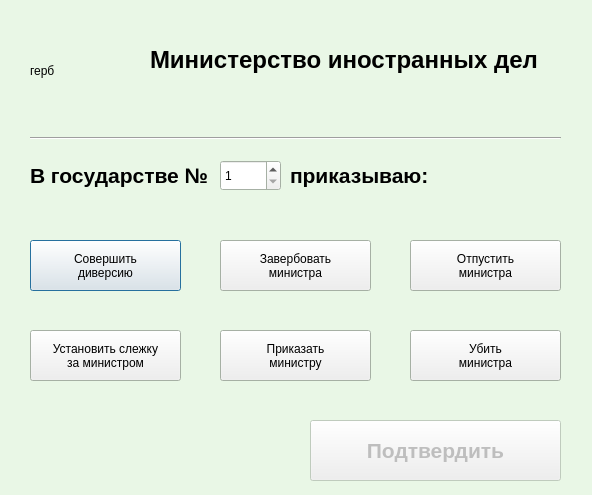
<?xml version="1.0" encoding="UTF-8"?>
<ui version="4.0">
 <class>MID</class>
 <widget class="QDialog" name="MID">
  <property name="geometry">
   <rect>
    <x>0</x>
    <y>0</y>
    <width>592</width>
    <height>495</height>
   </rect>
  </property>
  <property name="palette">
   <palette>
    <active>
     <colorrole role="Base">
      <brush brushstyle="SolidPattern">
       <color alpha="255">
        <red>255</red>
        <green>255</green>
        <blue>255</blue>
       </color>
      </brush>
     </colorrole>
     <colorrole role="Window">
      <brush brushstyle="SolidPattern">
       <color alpha="255">
        <red>233</red>
        <green>247</green>
        <blue>230</blue>
       </color>
      </brush>
     </colorrole>
    </active>
    <inactive>
     <colorrole role="Base">
      <brush brushstyle="SolidPattern">
       <color alpha="255">
        <red>255</red>
        <green>255</green>
        <blue>255</blue>
       </color>
      </brush>
     </colorrole>
     <colorrole role="Window">
      <brush brushstyle="SolidPattern">
       <color alpha="255">
        <red>233</red>
        <green>247</green>
        <blue>230</blue>
       </color>
      </brush>
     </colorrole>
    </inactive>
    <disabled>
     <colorrole role="Base">
      <brush brushstyle="SolidPattern">
       <color alpha="255">
        <red>233</red>
        <green>247</green>
        <blue>230</blue>
       </color>
      </brush>
     </colorrole>
     <colorrole role="Window">
      <brush brushstyle="SolidPattern">
       <color alpha="255">
        <red>233</red>
        <green>247</green>
        <blue>230</blue>
       </color>
      </brush>
     </colorrole>
    </disabled>
   </palette>
  </property>
  <property name="windowTitle">
   <string>Министерство иностранных дел</string>
  </property>
  <widget class="QLabel" name="gerb">
   <property name="geometry">
    <rect>
     <x>30</x>
     <y>10</y>
     <width>131</width>
     <height>121</height>
    </rect>
   </property>
   <property name="frameShape">
    <enum>QFrame::NoFrame</enum>
   </property>
   <property name="text">
    <string>герб</string>
   </property>
  </widget>
  <widget class="QLabel" name="label_2">
   <property name="geometry">
    <rect>
     <x>30</x>
     <y>160</y>
     <width>201</width>
     <height>31</height>
    </rect>
   </property>
   <property name="font">
    <font>
     <pointsize>16</pointsize>
     <weight>75</weight>
     <bold>true</bold>
    </font>
   </property>
   <property name="text">
    <string>В государстве №</string>
   </property>
  </widget>
  <widget class="QSpinBox" name="numOfCountrySpinBox">
   <property name="geometry">
    <rect>
     <x>220</x>
     <y>160</y>
     <width>61</width>
     <height>31</height>
    </rect>
   </property>
   <property name="minimum">
    <number>1</number>
   </property>
  </widget>
  <widget class="QLabel" name="label_3">
   <property name="geometry">
    <rect>
     <x>290</x>
     <y>160</y>
     <width>201</width>
     <height>31</height>
    </rect>
   </property>
   <property name="font">
    <font>
     <pointsize>16</pointsize>
     <weight>75</weight>
     <bold>true</bold>
    </font>
   </property>
   <property name="text">
    <string>приказываю:</string>
   </property>
  </widget>
  <widget class="QPushButton" name="diversionButton">
   <property name="geometry">
    <rect>
     <x>30</x>
     <y>240</y>
     <width>151</width>
     <height>51</height>
    </rect>
   </property>
   <property name="text">
    <string>Совершить 
диверсию</string>
   </property>
  </widget>
  <widget class="QPushButton" name="hookButton">
   <property name="geometry">
    <rect>
     <x>220</x>
     <y>240</y>
     <width>151</width>
     <height>51</height>
    </rect>
   </property>
   <property name="text">
    <string>Завербовать
министра</string>
   </property>
  </widget>
  <widget class="QPushButton" name="freeButton">
   <property name="geometry">
    <rect>
     <x>410</x>
     <y>240</y>
     <width>151</width>
     <height>51</height>
    </rect>
   </property>
   <property name="text">
    <string>Отпустить
министра</string>
   </property>
  </widget>
  <widget class="QPushButton" name="orderButton">
   <property name="geometry">
    <rect>
     <x>220</x>
     <y>330</y>
     <width>151</width>
     <height>51</height>
    </rect>
   </property>
   <property name="text">
    <string>Приказать 
министру</string>
   </property>
  </widget>
  <widget class="QPushButton" name="killButton">
   <property name="geometry">
    <rect>
     <x>410</x>
     <y>330</y>
     <width>151</width>
     <height>51</height>
    </rect>
   </property>
   <property name="text">
    <string>Убить
министра</string>
   </property>
  </widget>
  <widget class="QPushButton" name="spyButton">
   <property name="geometry">
    <rect>
     <x>30</x>
     <y>330</y>
     <width>151</width>
     <height>51</height>
    </rect>
   </property>
   <property name="text">
    <string>Установить слежку
за министром</string>
   </property>
  </widget>
  <widget class="QPushButton" name="approveButton">
   <property name="enabled">
    <bool>false</bool>
   </property>
   <property name="geometry">
    <rect>
     <x>310</x>
     <y>420</y>
     <width>251</width>
     <height>61</height>
    </rect>
   </property>
   <property name="font">
    <font>
     <pointsize>16</pointsize>
     <weight>75</weight>
     <bold>true</bold>
    </font>
   </property>
   <property name="text">
    <string>Подтвердить</string>
   </property>
  </widget>
  <widget class="Line" name="line">
   <property name="geometry">
    <rect>
     <x>30</x>
     <y>130</y>
     <width>531</width>
     <height>16</height>
    </rect>
   </property>
   <property name="orientation">
    <enum>Qt::Horizontal</enum>
   </property>
  </widget>
  <widget class="QLabel" name="label">
   <property name="geometry">
    <rect>
     <x>150</x>
     <y>0</y>
     <width>411</width>
     <height>121</height>
    </rect>
   </property>
   <property name="font">
    <font>
     <pointsize>18</pointsize>
     <weight>75</weight>
     <bold>true</bold>
    </font>
   </property>
   <property name="text">
    <string>&lt;html&gt;&lt;head/&gt;&lt;body&gt;&lt;p&gt;Министерство иностранных дел&lt;/p&gt;&lt;/body&gt;&lt;/html&gt;</string>
   </property>
  </widget>
 </widget>
 <resources/>
 <connections/>
</ui>
